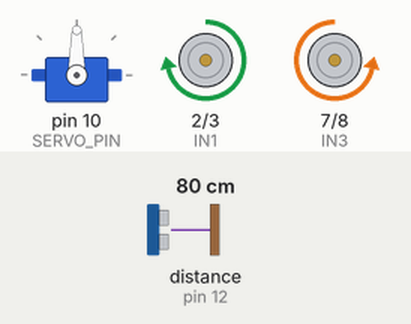
Simulated run of this sketch. Board: Arduino Uno, built with avr-gcc and run on an emulated ATmega328P. Shown: servo, motor-driver pin pairs drawn as motors (green arrow = first pin HIGH = forward, orange = second pin HIGH = backward, longer = more drive, scaled by the enable pin). Wiring (inferred from the names in the program): ultrasonic range finder: trigger pin 11; echo pin 12. The test bench sets the inputs (shaded band); at power-on: distance to the obstacle (sensor on pin 12) 80 cm. The echo pulse lasts 58.3 µs per cm; what the sketch prints to the serial monitor is not drawn.

Above: at 1.2 s.
1.3 s: distance to the obstacle (sensor on pin 12) set to 28 cm
2.8 s: distance to the obstacle (sensor on pin 12) set to 24 cm
At 3.11 s:
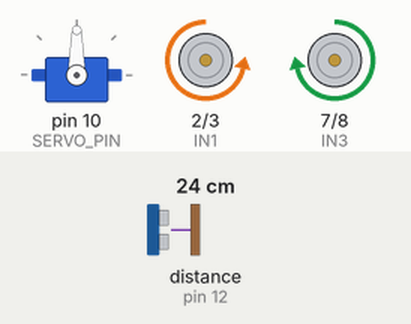
At 4.2 s:
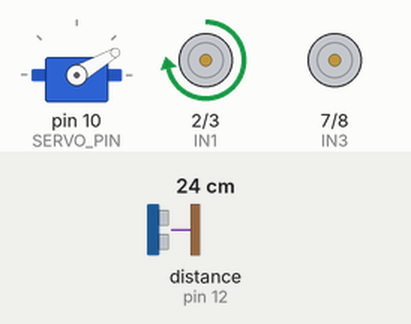
Timing chart, 0 to 11.8 s (numbered marks = the images above; inputs shaded):
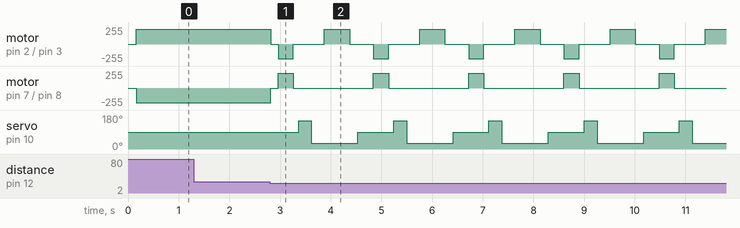

Measured:
- the behaviour switches between 27 and 26 cm on distance to the obstacle (sensor on pin 12) (found by bisection; images 0 and 1)
- after the input at 1.3 s, every drawn part: stays the same
- after the input at 2.8 s, motor on pin 2 (IN1) / pin 3 (IN2): forward 220/255 → stopped at once, then repeats every 1.9 s: backward 220/255 0.30 s, stopped 0.61 s, forward 220/255 0.50 s, stopped 0.47 s; motor on pin 7 (IN3) / pin 8 (IN4): backward 220/255 → stopped at once, then repeats every 1.9 s: forward 220/255 0.30 s, stopped 1.6 s

The sketch:

Obstacle_avoiding_robot.ino
```cpp
// ===============================
// SMART Obstacle Avoiding Robot
// FIXED FOR REVERSED MOTOR B
// NO HARDWARE CHANGE REQUIRED
// ===============================

#include <Servo.h>

// ---------- Motor A ----------
#define ENA 5
#define IN1 2
#define IN2 3

// ---------- Motor B ----------
#define ENB 6
#define IN3 7
#define IN4 8

// ---------- Ultrasonic ----------
#define TRIG 11
#define ECHO 12

// ---------- Servo ----------
Servo myServo;
#define SERVO_PIN 10

int mSpeed = 220;
String action = "STOP";

// ===============================
// SETUP
// ===============================
void setup() {

  pinMode(ENA, OUTPUT);
  pinMode(ENB, OUTPUT);

  pinMode(IN1, OUTPUT);
  pinMode(IN2, OUTPUT);
  pinMode(IN3, OUTPUT);
  pinMode(IN4, OUTPUT);

  pinMode(TRIG, OUTPUT);
  pinMode(ECHO, INPUT);

  myServo.attach(SERVO_PIN);
  myServo.write(90);

  Serial.begin(9600);
}

// ===============================
// LOOP
// ===============================
void loop() {

  int front = getDistance(90);

  Serial.print("Front: ");
  Serial.print(front);

  action = "FORWARD";

  // ---------- CLEAR PATH ----------
  if (front > 25) {

    forward();
    action = "FORWARD";
  }

  // ---------- OBSTACLE ----------
  else {

    Stop();
    delay(150);

    backward();
    action = "BACKWARD";
    delay(300);

    Stop();
    delay(100);

    int left = getDistance(150);
    delay(100);

    int right = getDistance(30);
    delay(100);

    Serial.print(" | Left: ");
    Serial.print(left);
    Serial.print(" Right: ");
    Serial.print(right);

    if (left > right) {

      turnLeft();
      action = "LEFT";
      delay(500);
    }
    else {

      turnRight();
      action = "RIGHT";
      delay(500);
    }

    Stop();
    delay(100);
  }

  Serial.print(" | Action: ");
  Serial.println(action);

  delay(60);
}

// ===============================
// ULTRASONIC FUNCTION
// ===============================
int getDistance(int angle) {

  myServo.write(angle);
  delay(120);

  long duration;
  int distance;
  int sum = 0;

  for (int i = 0; i < 3; i++) {

    digitalWrite(TRIG, LOW);
    delayMicroseconds(2);

    digitalWrite(TRIG, HIGH);
    delayMicroseconds(10);
    digitalWrite(TRIG, LOW);

    duration = pulseIn(ECHO, HIGH, 30000);

    distance = duration * 0.034 / 2;

    if (distance <= 0 || distance > 400) {
      distance = 200;
    }

    sum += distance;
    delay(10);
  }

  return sum / 3;
}

// ===============================
// MOVEMENT FUNCTIONS (FIXED)
// MOTOR B IS INVERTED IN SOFTWARE
// ===============================

void forward() {

  analogWrite(ENA, mSpeed);
  analogWrite(ENB, mSpeed);

  // Motor A normal
  digitalWrite(IN1, HIGH);
  digitalWrite(IN2, LOW);

  // Motor B REVERSED (FIX)
  digitalWrite(IN3, LOW);
  digitalWrite(IN4, HIGH);
}

void backward() {

  analogWrite(ENA, mSpeed);
  analogWrite(ENB, mSpeed);

  digitalWrite(IN1, LOW);
  digitalWrite(IN2, HIGH);

  // Motor B REVERSED (FIX)
  digitalWrite(IN3, HIGH);
  digitalWrite(IN4, LOW);
}

void turnLeft() {

  analogWrite(ENA, 0);
  analogWrite(ENB, mSpeed);

  digitalWrite(IN1, LOW);
  digitalWrite(IN2, LOW);

  // Motor B reversed
  digitalWrite(IN3, LOW);
  digitalWrite(IN4, HIGH);
}

void turnRight() {

  analogWrite(ENA, mSpeed);
  analogWrite(ENB, 0);

  digitalWrite(IN1, HIGH);
  digitalWrite(IN2, LOW);

  // Motor B OFF
  digitalWrite(IN3, LOW);
  digitalWrite(IN4, LOW);
}

void Stop() {

  analogWrite(ENA, 0);
  analogWrite(ENB, 0);

  digitalWrite(IN1, LOW);
  digitalWrite(IN2, LOW);

  digitalWrite(IN3, LOW);
  digitalWrite(IN4, LOW);
}
```
